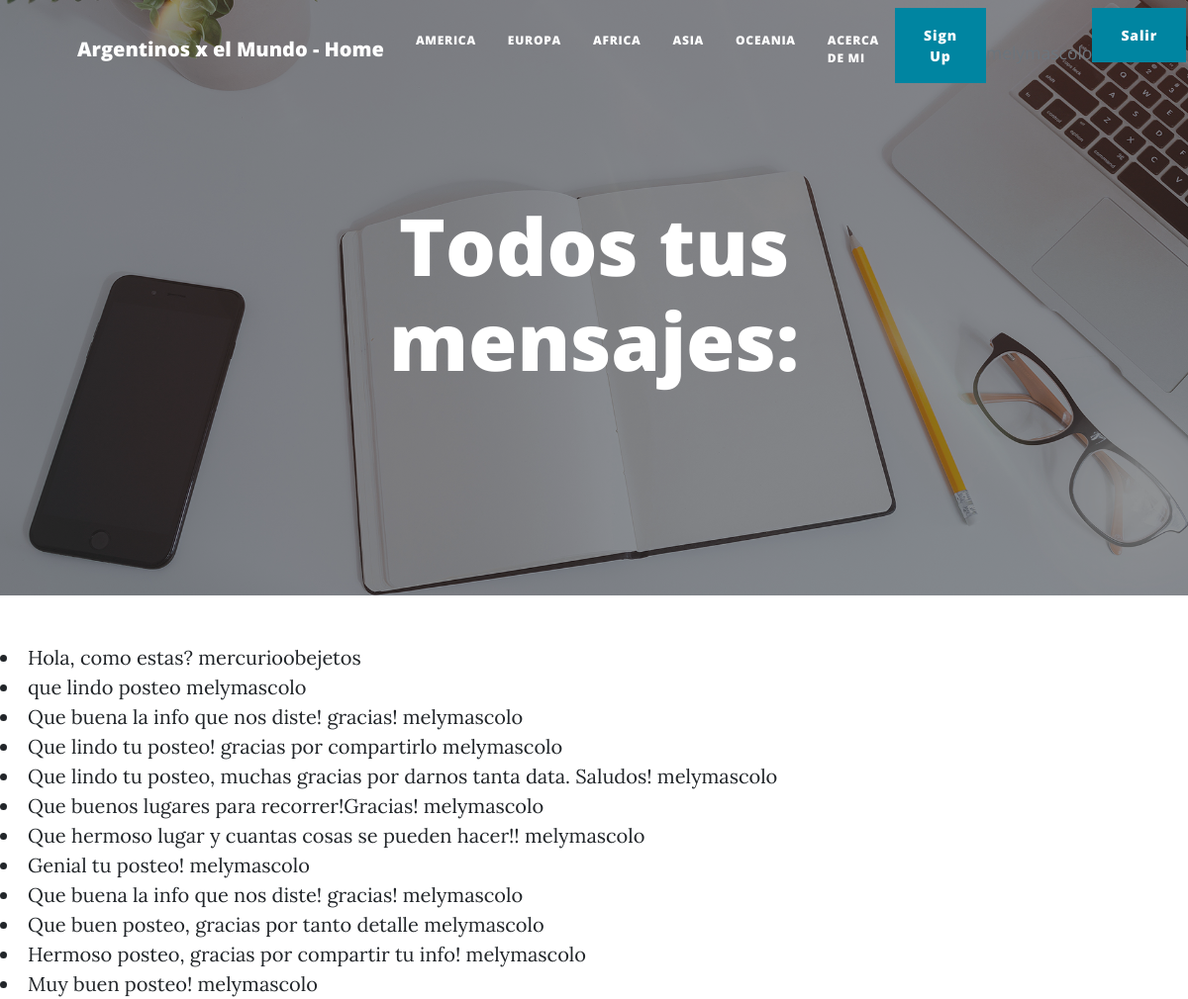
The page /messages/misMensajes/ (signed in) on the database its author committed.
### AppMensajes/models.py (models this page shows)
class Mensaje(models.Model):
    emisor = models.CharField(max_length=200)
    mensaje = models.CharField(max_length=1000)
    receptor = models.CharField(max_length=200)
    def __str__(self):
        return self.mensaje+" "+self.emisor

### AppMensajes/views.py (the view)
# urls.py: path('misMensajes/', MensajeList.as_view(), name='misMensajes'),
class MensajeList(ListView):
    model = Mensaje
    template_name = 'AppMensajeria/mensaje_list.hmtl'

### AppMensajes/templates/AppMensajes/mensaje_list.html (shortened to what this page needs)
{% extends "AppViajeros/inicio.html" %}
{% load static %}
{% block titulo %}
<h1>Todos tus mensajes:</h1>
{% endblock %}
{% block cuerpo %}
{% for mensaje in object_list %}
<li>{{mensaje}}</li>
{% endfor %}
{% endblock %}

### AppViajeros/templates/AppViajeros/inicio.html (shortened to what this page needs)
<!DOCTYPE html>
<html lang="en">
    <head>
        {% load static %}
        <link href= "{% static 'AppViajeros/css/styles.css' %}" rel="stylesheet" />
    </head>
    <body>
        <nav class="navbar navbar-expand-lg navbar-light" id="mainNav">
            <div class="container px-4 px-lg-5">
                <a class="navbar-brand" href="{% url 'home' %}">Argentinos x el Mundo - Home</a>
                <div class="collapse navbar-collapse" id="navbarResponsive">
                    <ul class="navbar-nav ms-auto py-4 py-lg-0">
                        <li class="nav-item"><a class="nav-link px-lg-3 py-3 py-lg-4" href="{% url 'america' %}">America</a></li>
                        <li class="nav-item"><a class="nav-link px-lg-3 py-3 py-lg-4" href="{% url 'europa' %}">Europa</a></li>
                        <li class="nav-item"><a class="nav-link px-lg-3 py-3 py-lg-4" href="{% url 'africa' %}">Africa</a></li>
                        <li class="nav-item"><a class="nav-link px-lg-3 py-3 py-lg-4" href="{% url 'asia' %}">Asia</a></li>
                        <li class="nav-item"><a class="nav-link px-lg-3 py-3 py-lg-4" href="{% url 'oceania' %}">Oceania</a></li>
                        <li class="nav-item"><a class="nav-link px-lg-3 py-3 py-lg-4" href="{% url 'about' %}">Acerca de mi</a></li>
                        <li class="nav-item"><a class="btn btn-primary" href="{% url 'register' %}">Sign Up</a></li>
                    {% if request.user.is_authenticated %}
                        <p class="text-muted small mb-4 mb-lg-0"> {{user}} </p>
                        <li class="nav-item"><a class="btn btn-primary" href="{% url 'logout'%}">Salir</a></li>
                    {% else %}
                        <li class="nav-item"><a class="btn btn-primary" href="{% url 'login'%}">Ingresar</a></li>
                    {% endif %}
                    </ul>
                </div>
            </div>
        </nav>
        <header class="masthead" style="background-image: url('assets/img/home-bg.jpg')">
            <div class="container position-relative px-4 px-lg-5">
                <div class="row gx-4 gx-lg-5 justify-content-center">
                    <div class="col-md-10 col-lg-8 col-xl-7">
                        <div class="site-heading">
                            {% block titulo %}{% endblock %}
                        </div>
                    </div>
                </div>
            </div>
        </header>
        {% block cuerpo %}{% endblock %}

### rows shown on the page
Mensaje: mensaje+emisor "Hola, como estas? mercurioobejetos"
Mensaje: mensaje+emisor "que lindo posteo melymascolo"
Mensaje: mensaje+emisor "Que buena la info que nos diste! gracias! melymascolo"
Mensaje: mensaje+emisor "Que lindo tu posteo! gracias por compartirlo melymascolo"
Mensaje: mensaje+emisor "Que lindo tu posteo, muchas gracias por darnos tanta data. Saludos! melymascolo"
Mensaje: mensaje+emisor "Que buenos lugares para recorrer!Gracias! melymascolo"
Mensaje: mensaje+emisor "Que hermoso lugar y cuantas cosas se pueden hacer!! melymascolo"
Mensaje: mensaje+emisor "Genial tu posteo! melymascolo"
Mensaje: mensaje+emisor "Que buena la info que nos diste! gracias! melymascolo"
Mensaje: mensaje+emisor "Que buen posteo, gracias por tanto detalle melymascolo"
Mensaje: mensaje+emisor "Hermoso posteo, gracias por compartir tu info! melymascolo"
Mensaje: mensaje+emisor "Muy buen posteo! melymascolo"

### other values the page prints
{{ user }} "melymascolo"
